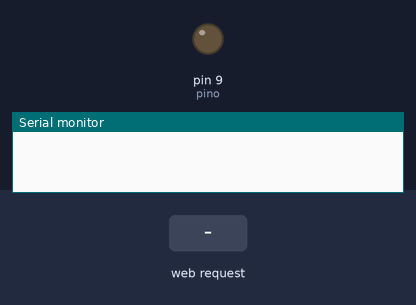
Simulated run of this sketch. Board: Arduino Uno, built for the host (arithmetic inside an expression is 32-bit, double 64-bit). Parts: output pins drawn as LEDs (lit = HIGH), the last lines printed to the serial monitor. The test bench sets the inputs (shaded band). WiFi joins after 1.5 s; servers stay silent unless stated.

Above: at 1.2 s.
1.3 s: HTTP request GET /luz1on received
At 2.0 s:
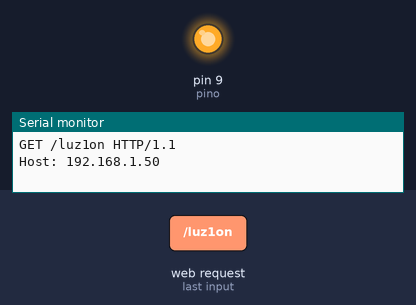
2.8 s: HTTP request GET /luz1off received
At 3.1 s:
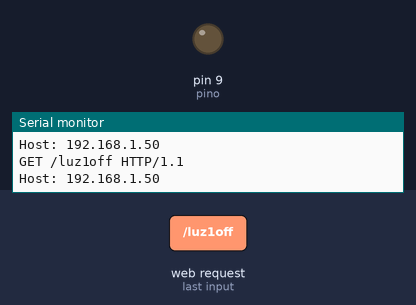
Timing chart, 0 to 5.8 s (numbered marks = the images above; inputs shaded):
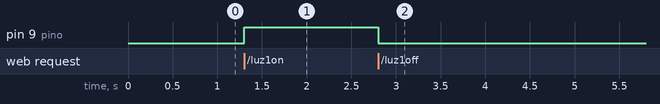

The sketch:

treinoEthernet.ino
```cpp
#include <SPI.h>
#include <Ethernet.h>


byte mac[] = { 0xDE, 0xAD, 0xBE, 0xEF, 0xFE, 0xED };

IPAddress ip(192,168,0,111); // ip que o arduino assumirá
IPAddress gateway(192,168,0,1); // ip do roteador
IPAddress subnet(255, 255, 255, 0);

EthernetServer server(80);

int pino = 9;

void setup()
{
  Ethernet.begin(mac,ip,gateway, subnet);
  server.begin();
  Serial.begin(9600);
  pinMode(pino, OUTPUT);
  digitalWrite(pino,0);
}

void loop()
{
  EthernetClient client = server.available();
  if(client) {

    boolean currentLineIsBlank = true;
    String vars;
    int varOnOff = 0;
    while(client.connected()){
      if(client.available()){
        char c = client.read();
        Serial.print(c);
        vars.concat(c);
        if(vars.endsWith("/luz1on")) varOnOff = 1;
        else if (vars.endsWith("/luz1off")) varOnOff = 2;

        if(c == '\n' && currentLineIsBlank){
          client.print("HTTP/1.0 200 OK");
          client.println("Content-Type: text/html");
          client.print("Connection: close");
          client.println();

          client.println('<p><span class="span2">Luz 1</span><a href="http://192.168.0.111/luz1on" class="btn btn-success"> Liga </a><a href="http://192.168.0.111/luz1off" class="btn btn-danger"> Desliga </a></p>');


          if(varOnOff == 0){
             client.print("false");
          }
            else if (varOnOff == 1) {
              digitalWrite(pino,1);
              client.print("true");
            }
            else if (varOnOff == 2) {
              digitalWrite(pino,0);
              client.print("true");
             }
           else {
             client.print("false");
           }

           break;
        }

        if(c == '\n'){
          currentLineIsBlank = true;
        }
        else if (c != '\r') {
          currentLineIsBlank = false;
        }
      }
    }
    delay(1);
    client.stop();
  }
}
```

Measured:
- after the input at 1.3 s, pin 9 (pino): LOW → HIGH at once
- after the input at 2.8 s, pin 9 (pino): HIGH → LOW at once
